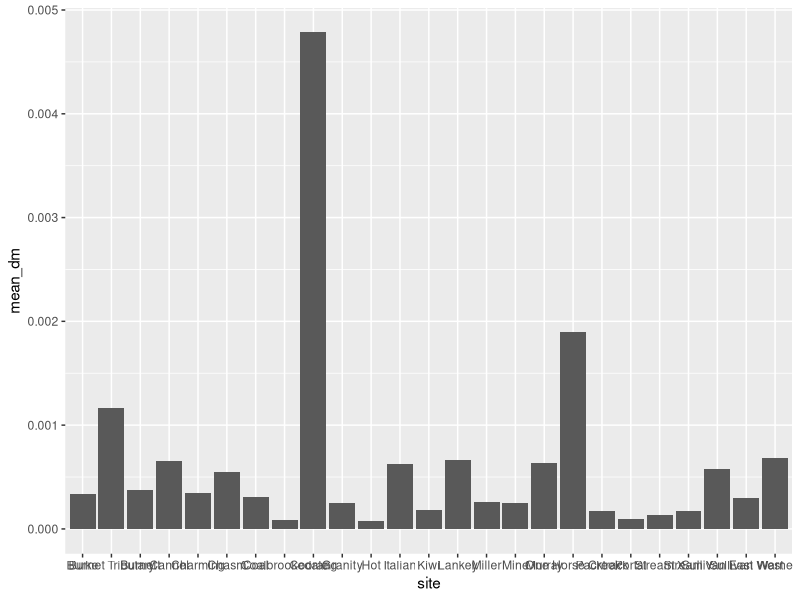
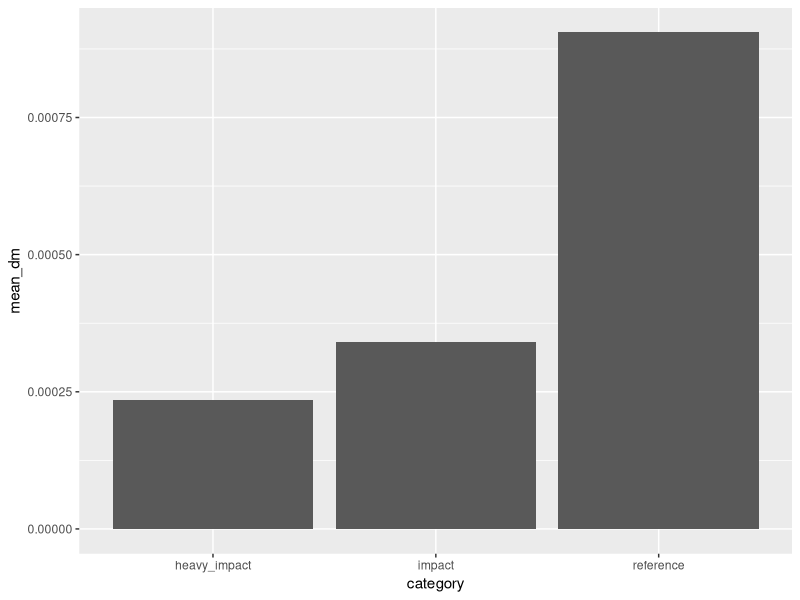
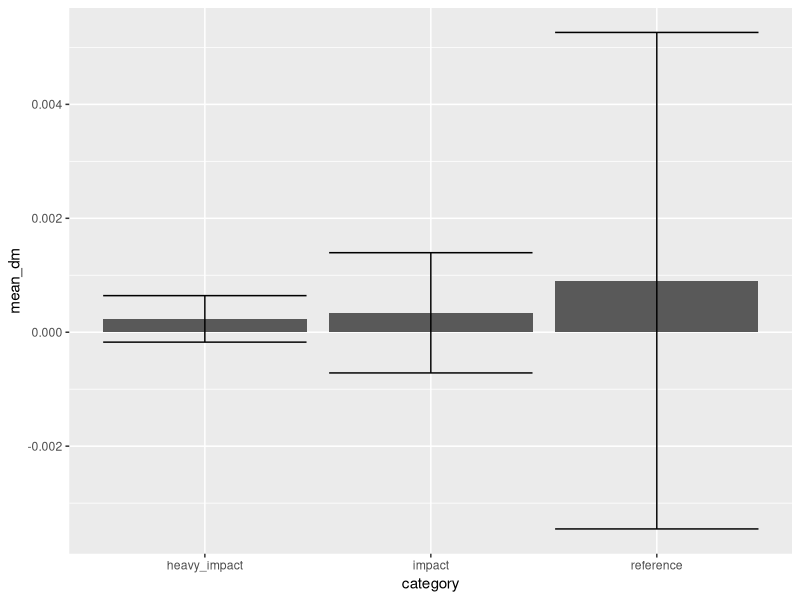
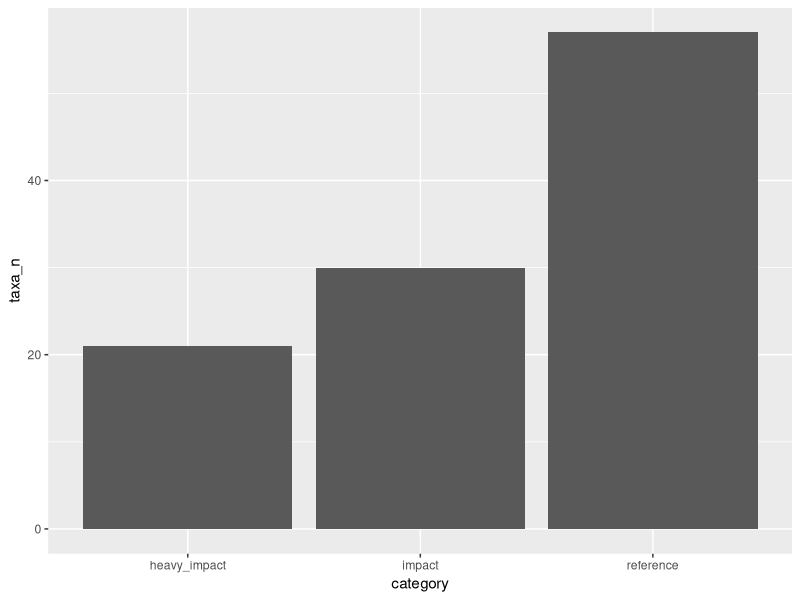
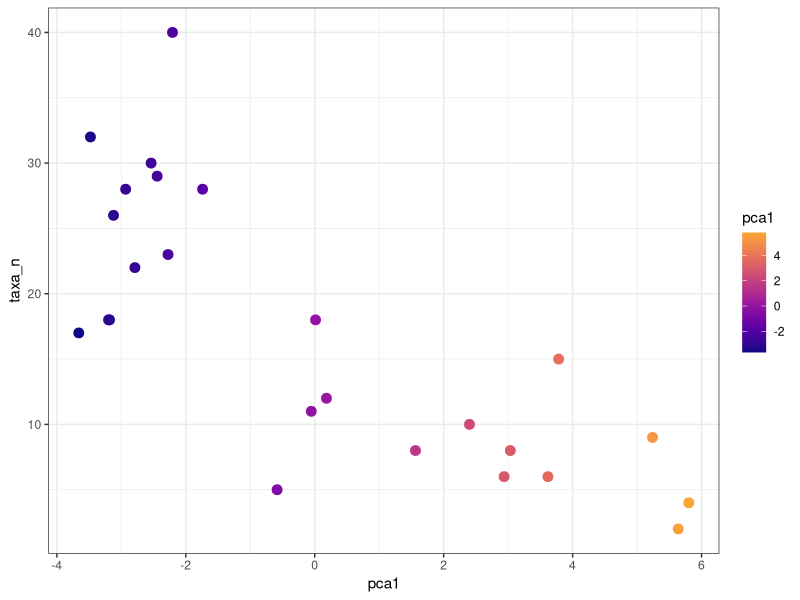
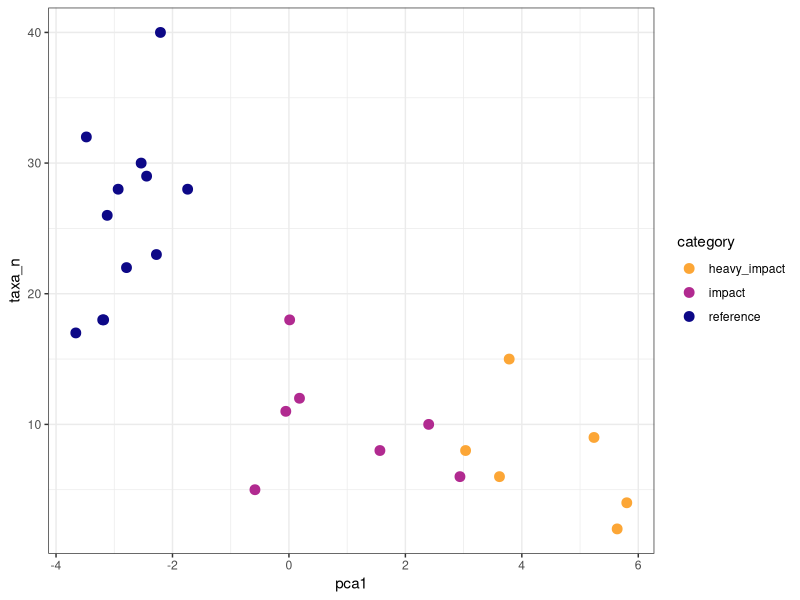

Source code (R) for these figures, in order:
## ---- chunk 1
knitr::opts_chunk$set(echo = FALSE)

# rmarkdown::render("code/solution-code/amd-dplyr-ggplot-R.RMD", output_dir = "solutions")

# rmarkdown::render("current-file-name.RMD",
#                   output_dir = "solutions")

library(tidyverse)
amd_bugs = read.csv(here::here("data/AMD_bugs_joined.csv"))

## ---- chunk 2
head(amd_bugs)
## ---- chunk 3
amd_bugs %>%
  group_by(site) %>%
  summarise(mean_dm = mean(mean_dm_g)) %>%
  ggplot(aes(x = site, 
             y = mean_dm)) +
  geom_bar(stat = "identity")
## ---- chunk 4
amd_bugs %>%
  group_by(category) %>%
  summarise(mean_dm = mean(mean_dm_g)) %>%
  ggplot(aes(x = category, 
             y = mean_dm)) +
  geom_bar(stat = "identity")
## ---- chunk 5
amd_bugs %>%
  group_by(category) %>%
  summarise(mean_dm = mean(mean_dm_g),
            sd_dm = sd(mean_dm_g)) %>%
  ggplot(aes(x = category, 
             y = mean_dm,
             ymin = mean_dm - sd_dm,
             ymax = mean_dm + sd_dm)) +
  geom_bar(stat = "identity")+
  geom_errorbar()
## ---- chunk 6
amd_bugs %>%
  distinct(category, taxa) %>%
  group_by(category) %>%
  summarise(taxa_n = n()) %>%
  ggplot(aes(x = category, 
             y = taxa_n)) +
  geom_bar(stat = "identity")
## ---- chunk 7
amd_bugs %>%
  distinct(pca1, taxa) %>%
  group_by(pca1) %>%
  summarise(taxa_n = n()) %>%
  ggplot(aes(x = pca1, 
             y = taxa_n,
             color = pca1)) +
  geom_point(size = 3) +
  scale_color_viridis_c(option = "plasma",
                        end = 0.8) +
  theme_bw()
## ---- chunk 8
amd_bugs %>%
  distinct(pca1, category, taxa) %>%
  group_by(pca1, category) %>%
  summarise(taxa_n = n()) %>%
  ggplot(aes(x = pca1, 
             y = taxa_n,
             color = category)) +
  geom_point(size = 3) +
  scale_color_viridis_d(option = "plasma",
                        direction = -1,
                        end = 0.8) +
  theme_bw()
